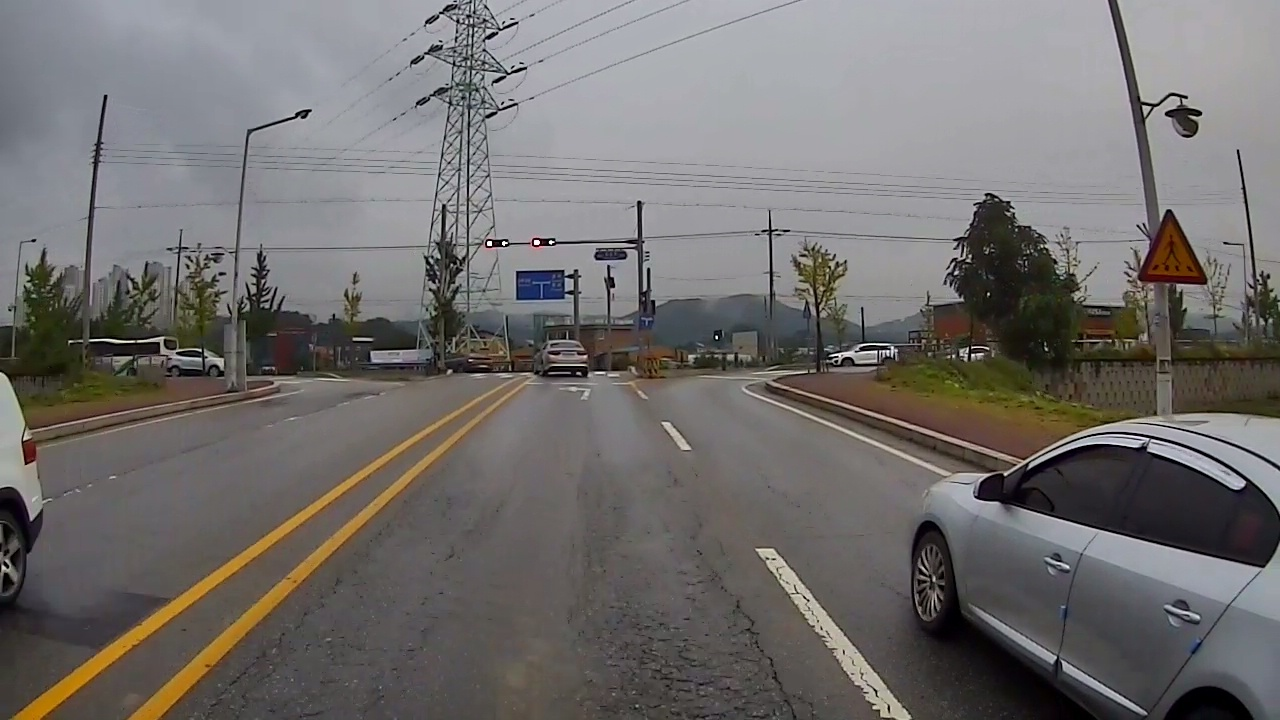
#> input picture src/frontend/data/123.jpg, 1280 x 720 px
$ python 'lane recognition.py'
#> lines starting #> are read from the running program, lines starting #| are printed output that depends on the picture; after the words box and inside, x2 and y2 are one past the last pixel; in counts of white or black regions, pixels touching at a corner belong together
import matplotlib.pyplot as plt
import matplotlib.image as mpimg
import cv2
#%matplotlib inline
img_path = '../../data/123.jpg'
img = mpimg.imread(img_path)
#> img is the input picture: shape (720, 1280, 3); mean R, G, B 112.9, 110, 108.5

plt.figure(figsize=(10,8))
print('This image is : ', type(img), 'with dimensions:', img.shape)
#| This image is :  <class 'numpy.ndarray'> with dimensions: (720, 1280, 3)

#gray Scale
def grayscale(img):
    return cv2.cvtColor(img, cv2.COLOR_RGB2GRAY)

gray = grayscale(img)


#가우시안: 블러처리
def gaussian_blur(img, kernel_size):
    return cv2.GaussianBlur(img, (kernel_size, kernel_size), 0)

kernel_size = 5
blur_gray = gaussian_blur(gray, kernel_size)

#학습모델: canny edge detection, 차선
def canny(img, low_threshold, high_threshold):
    return cv2.Canny(img, low_threshold, high_threshold)

low_threshold = 50
high_threshold = 200
edges = canny(blur_gray,low_threshold, high_threshold)
#> in canny, `return cv2.Canny(img, low_threshold, high_threshold)`:
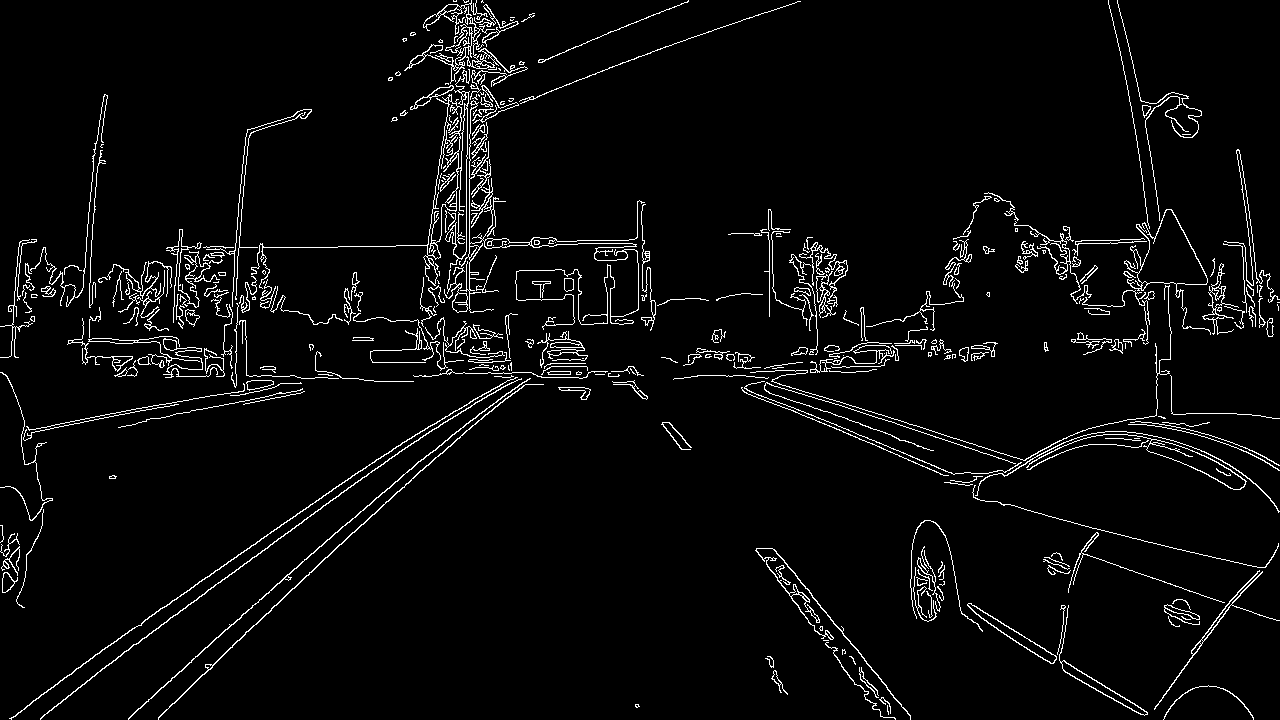
#> returned value: shape (720, 1280); 4% white in thin lines or dots

#차선 구분
#관심 영역 설정
#사진과 같은 크기설정
import numpy as np

mask = np.zeros_like(img)


if len(img.shape) >2:
    channel_count = img.shape[2] #채널수
#> channel_count = 3
    ignore_mask_color = (255,) * channel_count
#> ignore_mask_color = (255, 255, 255)
else:
    ignore_mask_color = 255

imshape = img.shape
#> imshape = (720, 1280, 3)
print(imshape)
#| (720, 1280, 3)

vertices = np.array([[(100, imshape[0]),
                     (450, 320),
                      (550, 320),
                      (imshape[1]-20, imshape[0])]], dtype=np.int32)

cv2.fillPoly(mask, vertices, ignore_mask_color) #채워진 다각형 도형 그리기(이미지, 좌표점, 색상)
#> mask: shape (720, 1280, 3); 27.4% white; 1 white region, box (x1, y1, x2, y2) and area: (100, 320, 1260, 720) 252355


#하얀부분 범위 설정
def region_of_interest(img, vertices):
    mask = np.zeros_like(img)

    if len(img.shape) > 2:
        channel_count = img.shape[2]
        ignore_mask_color = (255,) * channel_cout
    else:
        ignore_mask_color = 255

    cv2.fillPoly(mask, vertices, ignore_mask_color)

    masked_image = cv2.bitwise_and(img, mask) #이미지 비트연산 , 배경을 지우거나 찾음, 원본에서 mask 부분 제거

    return masked_image


imshape = img.shape

vertives = np.array([[(100, imshape[0]),
                     (450, 320),
                      (550, 320),
                      (imshape[1]-20, imshape[0])
                     ]], dtype=np.int32)

mask = region_of_interest(edges, vertices)
#> in region_of_interest, `masked_image = cv2.bitwise_and(img, mask)`:
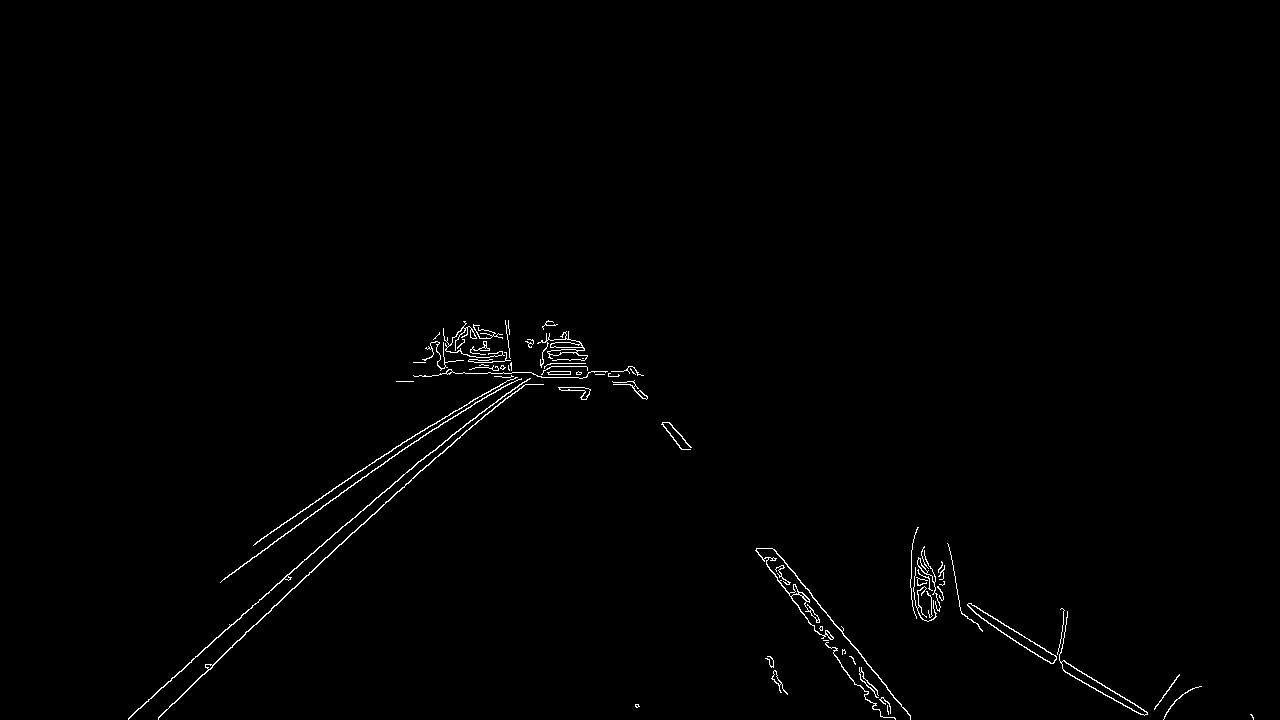
#> masked_image: shape (720, 1280); 0.77% white in thin lines or dots, all inside (x1, y1, x2, y2) = (128, 320, 1254, 720)


#이미지에서 선형 도형 검출(Hough Line Transform)
def draw_lines(img, lines, color=[255, 0, 0], thickness=5):
    for line in lines:
        for x1, y1, x2, y2 in line:
            cv2.line(img, (x1, y1), (x2,y2), color, thickness)

def hough_lines(img, rho, theta, threshold, min_line_len, max_line_gap):
    lines = cv2.HoughLinesP(img, rho, theta, threshold, np.array([]), minLineLength=min_line_len, maxLineGap=max_line_gap)
    line_img = np.zeros((img.shape[0], img.shape[1], 3), dtype=np.uint8)
    draw_lines(line_img, lines)
    return line_img

rho = 2
theta = np.pi/180
threshold = 90
min_line_len = 120
max_line_gap = 150

lines = hough_lines(mask, rho, theta, threshold, min_line_len, max_line_gap)
#> in hough_lines, `lines = cv2.HoughLinesP(img, rho, theta, threshold, np.array([]), minL..`: lines = 42 rows, first 6: [207, 668, 568, 331], [157, 691, 575, 340], [229, 624, 565, 332], [221, 581, 563, 332], [281, 524, 566, 331], [911, 568, 1070, 664]
#> the loop in draw_lines, `for line in lines:` made 42 passes
#> line on passes 1 to 12: [[207, 668, 568, 331]], [[157, 691, 575, 340]], [[229, 624, 565, 332]], [[221, 581, 563, 332]], [[281, 524, 566, 331]], [[911, 568, 1070, 664]], [[910, 582, 1140, 714]], [[774, 549, 910, 717]], [[755, 550, 880, 716]], [[172, 703, 568, 333]], [[625, 370, 890, 709]], [[280, 525, 565, 347]]
#> after the loop in draw_lines, `for line in lines:`:
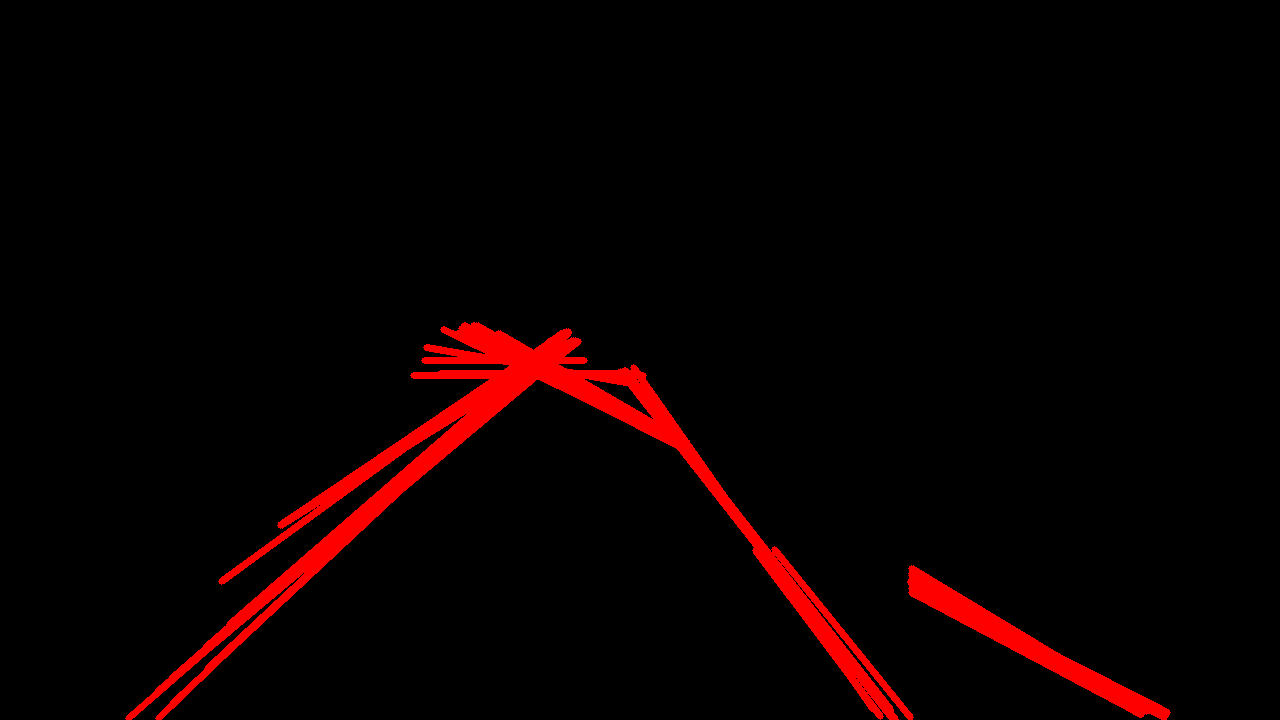
#> img: shape (720, 1280, 3); mean of channels 0, 1, 2 10.3, 0, 0; drawn as R, G, B

#원본 사진에 line 추가
def weighted_img(img, initial_img, α=0.8, β=1, γ=0.):
    return cv2.addWeighted(initial_img,  α, img, β, γ)

line_edges = weighted_img(lines, img, α=0.8, β=1, γ=0. )
#> in weighted_img, `return cv2.addWeighted(initial_img,  α, img, β, γ)`:
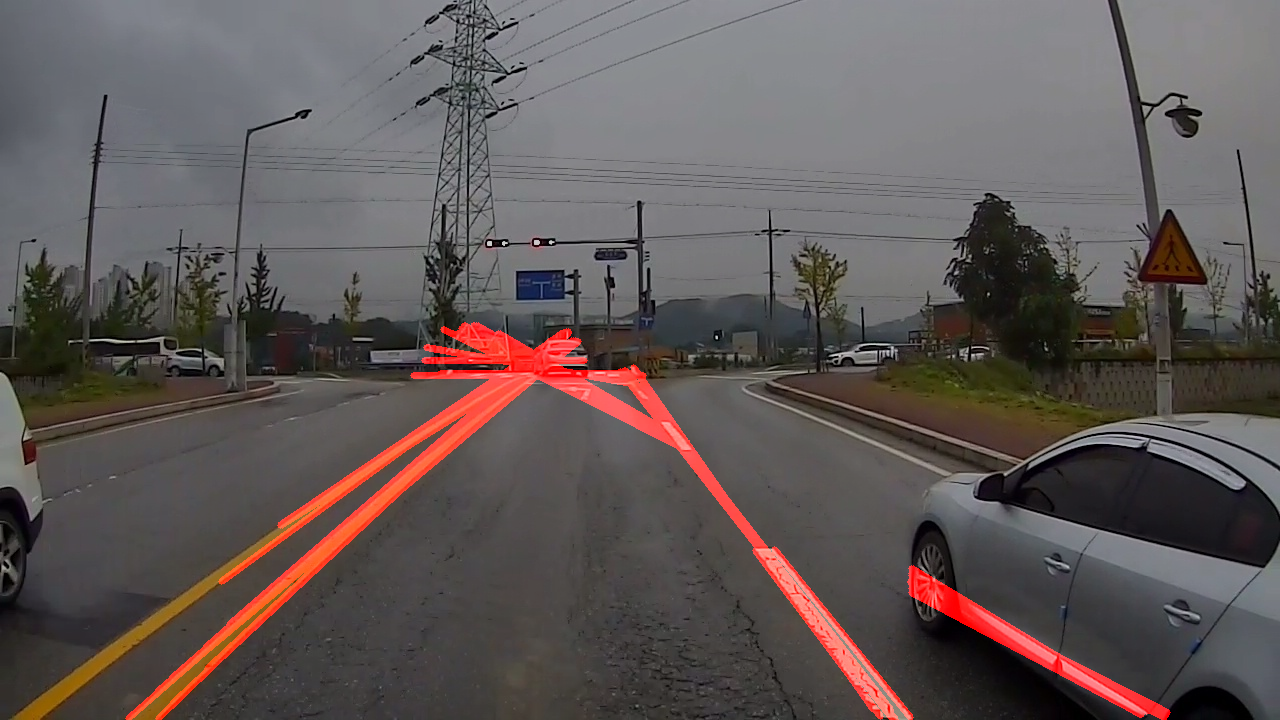
#> returned value: shape (720, 1280, 3); mean of channels 0, 1, 2 96.9, 88, 86.8; drawn as R, G, B
plt.figure(figsize=(10,8))
plt.imshow(line_edges)
plt.show()
